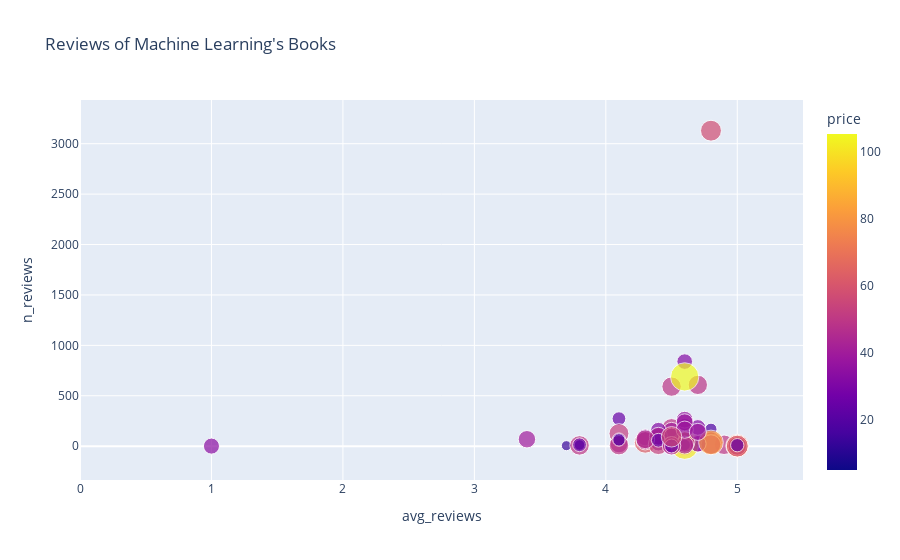

The notebook cell saved with this chart:
### Code cell
fig = px.scatter(df_ML_book, x="avg_reviews", y="n_reviews", color='price', 
                 size='price', title="Reviews of Machine Learning's Books", range_x=[0,5.5], hover_name="title")
fig.show()

### Figure 1 — Plotly figure (JSON) as saved in the notebook; plotly's stock layout.template omitted (floating-point values rounded to 4 significant figures)
{"data": [{"hovertemplate": "<b>%{hovertext}</b><br><br>avg_reviews=%{x}<br>n_reviews=%{y}<br>price=%{marker.color}<extra></extra>", "hovertext": ["quantum machine learning and optimisation in finance: on the road to quantum advantage", "applied text analysis with python: enabling language-aware data products with machine learning", "machine learning explained the simple way: a beginners guide to learning python for data science, machine learning and ace your data science interview with little coding experience.", "supervised machine learning for text analysis in r (chapman & hall/crc data science series)", "python: 3 books in 1- your complete guide to python programming with python for beginners, python data analysis and python machine learning (programming languages for beginners)", "introduction to machine learning with r: rigorous mathematical analysis", "machine learning: a first course for engineers and scientists", "machine learning bookcamp: build a portfolio of real-life projects", "practical discrete mathematics: discover math principles that fuel algorithms for computer science and machine learning with python", "python for data analysis: learn the principles of data analysis and raise your programming iq. improve your machine learning experience and become a skilled programmer by learning 10+ coding secrets", "deep learning: a comprehensive guide to python coding and programming machine learning and neural networks for data analysis (python programming deep learning)", "big data analysis with python: combine spark and python to unlock the powers of parallel computing and machine learning", "python: learn coding programs with python programming and master data analysis & analytics, data science and machine learning with the complete crash course for beginners - 5 manuscripts in 1 book", "introduction to python in earth science data analysis: from descriptive statistics to machine learning (springer textbooks in earth sciences, geography and environment)", "the kaggle book: data analysis and machine learning for competitive data science", "practical time series analysis: prediction with statistics and machine learning", "machine learning for financial risk management with python: algorithms for modeling risk", "python feature engineering cookbook: over 70 recipes for creating, engineering, and transforming features to build machine learning models, 2nd edition", "modern time series forecasting with python: explore industry-ready time series forecasting using modern machine learning and deep learning", "math for programmers: 3d graphics, machine learning, and simulations with python", "hands-on machine learning with scikit-learn, keras, and tensorflow: concepts, tools, and techniques to build intelligent systems", "machine learning with python cookbook: practical solutions from preprocessing to deep learning", "becoming a data head: how to think, speak and understand data science, statistics and machine learning", "machine learning with python for everyone (addison-wesley data & analytics series)", "python crash course: a practical beginner's guide to learn python in 7 days or less, introducing you into the world of data science, artificial intelligence and machine learning, with hands-on project", "applied machine learning and ai for engineers: solve business problems that can't be solved algorithmically", "python: this book includes: learn how to develop programs and apps in 7 days with python programming and start deep hands-on learning for beginners of data science and machine learning.", "hands-on gradient boosting with xgboost and scikit-learn: perform accessible machine learning and extreme gradient boosting with python", "python: 2 books in 1 : learn python programming for beginners and machine learning", "introduction to machine learning with python: a guide for data scientists", "learn python: this book includes: crash course and coding. a guide to master python, data science and analysis. advanced methods to learn how to create codes with this machine learning tool", "the python bible 7 in 1: volumes one to seven (beginner, intermediate, data science, machine learning, finance, neural networks, computer vision)", "learning opencv 4 computer vision with python 3: get to grips with tools, techniques, and algorithms for computer vision and machine learning, 3rd edition", "data-driven science and engineering: machine learning, dynamical systems, and control", "designing machine learning systems: an iterative process for production-ready applications", "data science on aws: implementing end-to-end, continuous ai and machine learning pipelines", "machine learning with quantum computers (quantum science and technology)", "machine learning and data science blueprints for finance: from building trading strategies to robo-advisors using python", "data science on the google cloud platform: implementing end-to-end real-time data pipelines: from ingest to machine learning", "text as data: a new framework for machine learning and the social sciences", "data science and machine learning: mathematical and statistical methods (chapman & hall/crc machine learning & pattern recognition)", "mathematics for machine learning", "building data science applications with fastapi: develop, manage, and deploy efficient machine learning applications with python", "quantum machine learning: an applied approach: the theory and application of quantum machine learning in science and industry", "the data science workshop: learn how you can build machine learning models and create your own real-world data science projects, 2nd edition", "data science crash course for beginners with python: fundamentals and practices with python (machine learning & data science for beginners)", "azure data scientist associate certification guide: a hands-on guide to machine learning in azure and passing the microsoft certified dp-100 exam", "the hundred-page machine learning book", "pattern recognition and machine learning (information science and statistics)", "introducing data science: big data, machine learning, and more, using python tools", "machine learning design patterns: solutions to common challenges in data preparation, model building, and mlops", "hands-on data science for marketing: improve your marketing strategies with machine learning using python and r", "data visualization with python for beginners: visualize your data using pandas, matplotlib and seaborn (machine learning & data science for beginners)", "python machine learning for beginners: learning from scratch numpy, pandas, matplotlib, seaborn, scikitlearn, and tensorflow for machine learning and ... learning & data science for beginners)", "machine learning design interview: machine learning system design interview", "the machine learning solutions architect handbook: create machine learning platforms to run solutions in an enterprise setting", "the handbook of data science and ai: generate value from data with machine learning and data analytics", "google bigquery: the definitive guide: data warehousing, analytics, and machine learning at scale", "automated machine learning in action", "machine learning with r: expert techniques for predictive modeling, 3rd edition", "data science for beginners: 4 books in 1: python programming, data analysis, machine learning. a complete overview to master the art of data science ... python for business (data science mastery)", "machine learning with pytorch and scikit-learn: develop machine learning and deep learning models with python", "machine learning in finance: from theory to practice", "ai and machine learning for coders: a programmer's guide to artificial intelligence"], "legendgroup": "", "marker": {"color": [49.99, 44.99, 11.97, 43.52, 24.95, 40.49, 69.99, 35.99, 62.99, 33.99, 4.97, 13.29, 24.9, 48.15, 46.99, 51.99, 49.99, 61.24, 44.99, 40.84, 57.49, 49.18, 24.49, 49.99, 14.99, 62.99, 24.38, 41.99, 24.9, 49.35, 18.99, 39.99, 36.99, 64.99, 32.23, 31.99, 101.2, 44.49, 50.99, 35.99, 80, 48.99, 31.49, 49.48, 17.84, 23.48, 53.64, 31.99, 105.2, 42.74, 36.99, 45.89, 19.99, 25.19, 39.99, 54.99, 42.49, 29.99, 44.99, 37.99, 25.62, 39.02, 55.18, 38.49], "coloraxis": "coloraxis", "size": [49.99, 44.99, 11.97, 43.52, 24.95, 40.49, 69.99, 35.99, 62.99, 33.99, 4.97, 13.29, 24.9, 48.15, 46.99, 51.99, 49.99, 61.24, 44.99, 40.84, 57.49, 49.18, 24.49, 49.99, 14.99, 62.99, 24.38, 41.99, 24.9, 49.35, 18.99, 39.99, 36.99, 64.99, 32.23, 31.99, 101.2, 44.49, 50.99, 35.99, 80, 48.99, 31.49, 49.48, 17.84, 23.48, 53.64, 31.99, 105.2, 42.74, 36.99, 45.89, 19.99, 25.19, 39.99, 54.99, 42.49, 29.99, 44.99, 37.99, 25.62, 39.02, 55.18, 38.49], "sizemode": "area", "sizeref": 0.2631, "symbol": "circle"}, "mode": "markers", "name": "", "orientation": "v", "showlegend": false, "type": "scatter", "x": [4.9, 4.4, 5, 4.5, 4.6, 4.1, 5, 4.5, 4.3, 1, 4.7, 3.7, 4.1, 4.6, 4.4, 4.1, 3.8, 5, 5, 4.5, 4.8, 4.5, 4.6, 4.6, 3.8, 5, 4.1, 4.7, 3.8, 4.5, 4.8, 4.5, 4.3, 4.8, 4.7, 4.4, 4.6, 4.3, 4.8, 4.7, 4.8, 4.7, 4.4, 4.1, 4.6, 5, 4.4, 4.6, 4.6, 4.4, 4.6, 4.3, 4.1, 4.4, 3.4, 4.6, 4.6, 4.5, 4.5, 4.6, 4.5, 4.6, 4.5, 4.7], "xaxis": "x", "y": [14, 76, 21, 12, 108, 21, 4, 14, 39, 1, 22, 5, 273, 3, 87, 125, 8, 1, 2, 65, 3129, 178, 209, 37, 12, 1, 64, 30, 14, 591, 169, 150, 87, 33, 186, 159, 7, 54, 16, 24, 37, 608, 29, 10, 12, 10, 17, 839, 687, 98, 263, 68, 62, 59, 69, 41, 11, 105, 4, 237, 2, 164, 93, 142], "yaxis": "y"}], "layout": {"coloraxis": {"colorbar": {"title": {"text": "price"}}, "colorscale": [[0, "#0d0887"], [0.1111, "#46039f"], [0.2222, "#7201a8"], [0.3333, "#9c179e"], [0.4444, "#bd3786"], [0.5556, "#d8576b"], [0.6667, "#ed7953"], [0.7778, "#fb9f3a"], [0.8889, "#fdca26"], [1, "#f0f921"]]}, "legend": {"itemsizing": "constant", "tracegroupgap": 0}, "title": {"text": "Reviews of Machine Learning's Books"}, "xaxis": {"anchor": "y", "domain": [0, 1], "range": [0, 5.5], "title": {"text": "avg_reviews"}}, "yaxis": {"anchor": "x", "domain": [0, 1], "title": {"text": "n_reviews"}}}}
